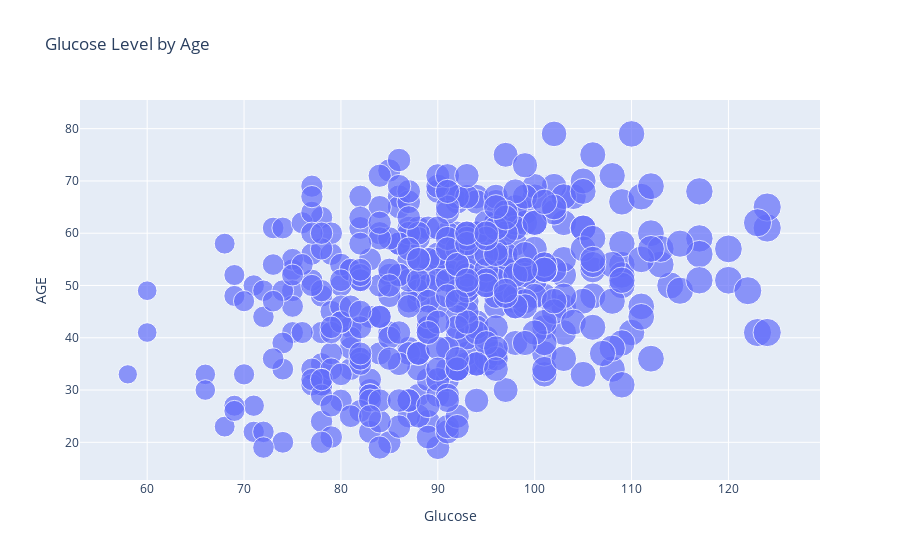

The notebook cell this image was saved under:
### Markdown cell above
&#9989; **(6 pt):** From the dataframe used above, make a scatter plot of glucose level versus age. Make sure to include a title.

### Code cell
## put your code here
import plotly.express as px

fig = px.scatter(diabetes_df, x=diabetes_df["Glucose"], y=diabetes_df["AGE"], size=diabetes_df["Glucose"], title="Glucose Level by Age")
fig.show()

### Figure 1 — Plotly figure (JSON) as saved in the notebook; plotly's stock layout.template omitted (floating-point values rounded to 4 significant figures; data arrays with more than 128 entries replaced by an {"elided": "..."} marker saying what was removed)
{"data": [{"hovertemplate": "Glucose=%{marker.size}<br>AGE=%{y}<extra></extra>", "legendgroup": "", "marker": {"color": "#636efa", "size": {"elided": "442 int values"}, "sizemode": "area", "sizeref": 0.31, "symbol": "circle"}, "mode": "markers", "name": "", "orientation": "v", "showlegend": false, "type": "scatter", "x": {"elided": "442 int values"}, "xaxis": "x", "y": {"elided": "442 int values"}, "yaxis": "y"}], "layout": {"legend": {"itemsizing": "constant", "tracegroupgap": 0}, "title": {"text": "Glucose Level by Age"}, "xaxis": {"anchor": "y", "domain": [0, 1], "title": {"text": "Glucose"}}, "yaxis": {"anchor": "x", "domain": [0, 1], "title": {"text": "AGE"}}}}
